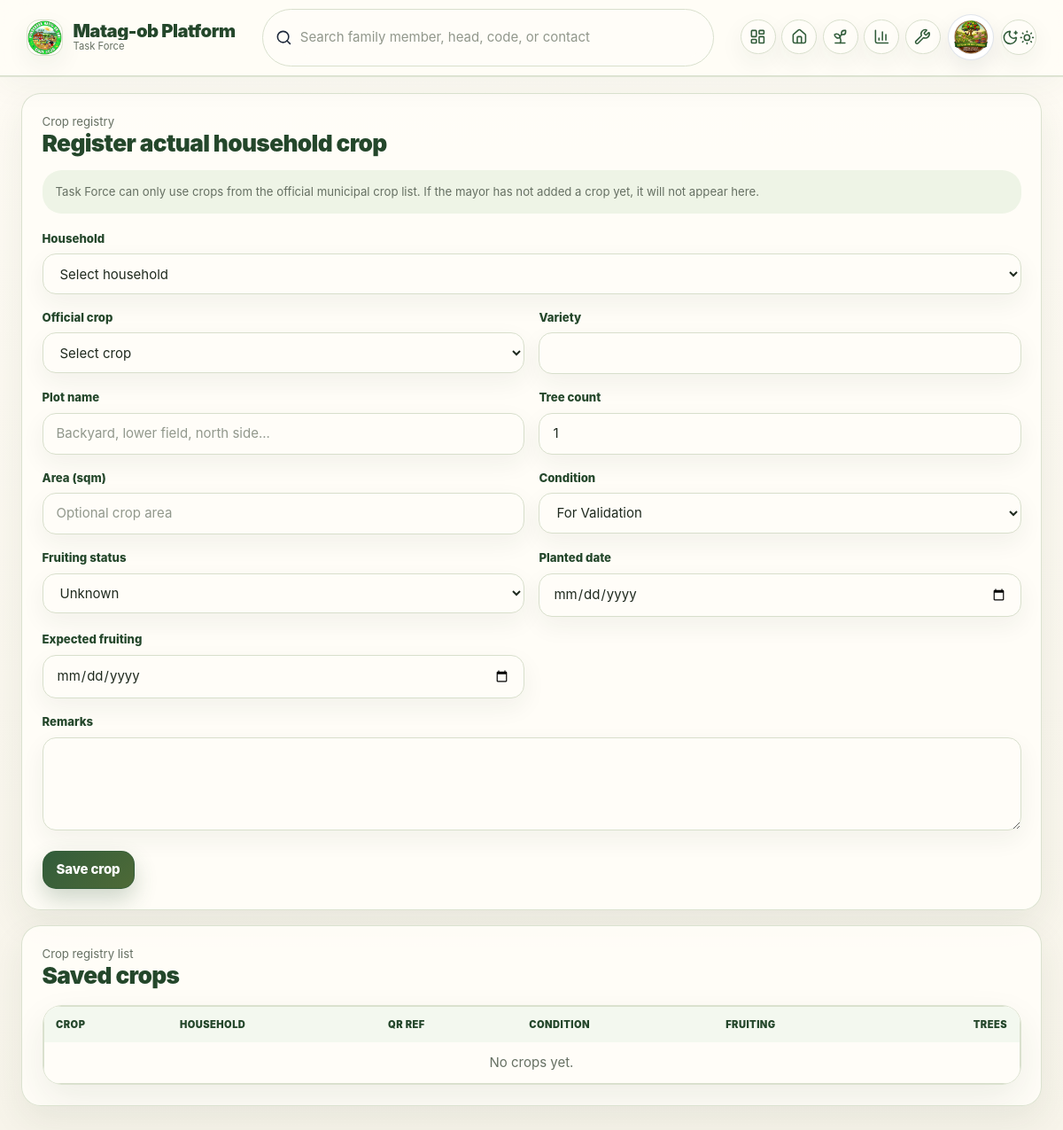
The app's page /modules/agri/crops/index.php (signed in) with its own data.
### tables this page shows
CREATE TABLE `system_settings` (
  `setting_id` int(11) NOT NULL,
  `setting_key` varchar(100) NOT NULL,
  `setting_value` text DEFAULT NULL,
  `description` varchar(255) DEFAULT NULL,
  `updated_at` timestamp NOT NULL DEFAULT current_timestamp() ON UPDATE current_timestamp()
);

### modules/agri/crops/index.php (the view, shortened to what the rows shown need)
<?php
require_once dirname(__DIR__, 3) . '/app/bootstrap.php';
require_once app_path('app/config/database.php'); app_require('app/includes/app_helpers.php');
$user = current_user();
$allOfficialRows = fetch_all_assoc($conn, "SELECT crop_id, crop_name, is_active FROM official_crops ORDER BY crop_name");
app_require('app/includes/header.php');
?>
<div class="grid gap-6 xl:grid-cols-[0.95fr_1.05fr]">
<?php if(in_array($user['role'],['mayor','admin'],true)): ?>
<section class="rounded-[2rem] border border-slate-200 dark:border-slate-800 bg-white dark:bg-slate-950 p-6 shadow-sm">
    <div class="text-sm text-slate-500">Mayor crop control</div>
    <h2 class="text-2xl font-black">Official municipal crop list</h2>
    <div class="mt-4 rounded-3xl bg-blue-50 dark:bg-blue-950/30 p-4 text-sm text-slate-600 dark:text-slate-300">Only crops added here will appear to the Task Force in profiling, crop registry, and monitoring. If the mayor does not add a crop, it will not show anywhere else.</div>
    <form method="POST" class="mt-5 flex gap-3">
        <input type="hidden" name="action" value="save_official_crop">
        <input name="crop_name" placeholder="Example: Guava, Apple, Cacao" class="flex-1 rounded-2xl border border-slate-300 dark:border-slate-700 bg-white dark:bg-slate-950 px-4 py-3">
        <button class="app-btn-primary">Add crop</button>
    </form>
    <div class="mt-5 space-y-3">
        <?php foreach($allOfficialRows as $row): ?>
            <form method="POST" class="flex items-center justify-between rounded-2xl border border-slate-200 dark:border-slate-800 px-4 py-3">
                <div><div class="font-semibold"><?= e($row['crop_name']) ?></div><div class="text-sm text-slate-500"><?= $row['is_active'] ? 'Visible to Task Force forms' : 'Hidden from Task Force forms' ?></div></div>
                <div class="flex items-center gap-3">
                    <?= $row['is_active'] ? '<span class="app-badge app-badge-emerald">Active</span>' : '<span class="app-badge app-badge-slate">Hidden</span>' ?>
                    <input type="hidden" name="action" value="toggle_official_crop"><input type="hidden" name="official_crop_id" value="<?= (int)$row['crop_id'] ?>">
                    <button class="app-btn-outline" type="submit"><?= $row['is_active'] ? 'Hide' : 'Show' ?></button>
                </div>
            </form>
        <?php endforeach; if(!$allOfficialRows): ?><div class="text-sm text-slate-500">No crops added yet.</div><?php endif; ?>
    </div>
</section>
<?php elseif(in_array($user['role'],['task_force','admin'],true)): ?>
<section class="rounded-[2rem] border border-slate-200 dark:border-slate-800 bg-white dark:bg-slate-950 p-6 shadow-sm">
    <h2 class="text-2xl font-black">Register actual household crop</h2>
</section>
<?php endif; ?>
<section class="rounded-[2rem] border border-slate-200 dark:border-slate-800 bg-white dark:bg-slate-950 p-6 shadow-sm">
    <h2 class="text-2xl font-black">Saved crops</h2>
    <div class="mt-5 overflow-hidden rounded-3xl border border-slate-200 dark:border-slate-800">
        <table class="min-w-full text-sm">
            <thead class="bg-slate-50 dark:bg-slate-900"><tr><th class="px-4 py-3 text-left">Crop</th><th class="px-4 py-3 text-left">Household</th><th class="px-4 py-3 text-left">QR ref</th><th class="px-4 py-3 text-left">Condition</th><th class="px-4 py-3 text-left">Fruiting</th><th class="px-4 py-3 text-right">Trees</th></tr></thead>
        </table>
    </div>
</section>
</div>

### app/includes/header.php (shortened to what the rows shown need)
<?php
require_once dirname(__DIR__, 2) . '/app/bootstrap.php';
require_once __DIR__ . '/app_helpers.php';
require_once __DIR__ . '/navigation.php';
$current_role = $_SESSION['role_code'] ?? '';
$current_uri = parse_url($_SERVER['REQUEST_URI'] ?? '', PHP_URL_PATH) ?? '';
$home_link = get_home_by_role($current_role);
$nav_groups = get_navigation_groups_by_role($current_role);
$conn = $conn ?? ($GLOBALS['conn'] ?? db_conn());
$navAttention = navigation_attention_counts($conn, $current_role);
$navAttentionDetails = navigation_attention_details($conn, $current_role);
$currentUser = current_user();
$user_avatar = user_avatar_url($currentUser['avatar_path'] ?? null);
$system_logo_url = system_logo_url($conn);
$app_name = system_title($conn);
$searchPlaceholder = function_exists('system_header_search_placeholder') ? system_header_search_placeholder($conn) : 'Search family member, head, code, or contact';
$searchPlaceholder = ($current_role === 'developer' || $current_role === 'admin') ? 'Search users, roles, departments, or logs' : $searchPlaceholder;
$enableHouseholdAutocomplete = !in_array($current_role, ['developer', 'admin'], true);
$role_title = role_label($current_role);
$role_nav = function_exists('navigation_role_config') ? navigation_role_config($current_role) : [];
$search_action = $role_nav['search'] ?? app_url('modules/agri/households/index.php');
?>
<!DOCTYPE html>
<html lang="en" class="h-full antialiased">
<head>
    <script src="https://cdn.tailwindcss.com"></script>
    <link rel="stylesheet" href="<?= e(app_url('assets/css/app.css')) ?>">
</head>
<body class="h-full text-slate-800 dark:text-slate-100 transition-colors duration-300">
<?php if (isset($_SESSION['user_id'])): ?>
<div class="min-h-screen app-shell">
    <header class="app-header sticky top-0 z-40 border-b">
        <div class="app-header-inner px-4 sm:px-6 lg:px-8 py-3">
            <div class="flex items-center gap-3 min-w-0">
                <a href="<?= e($home_link) ?>" class="flex items-center gap-3 min-w-0 shrink-0">
                    <span class="app-brand-mark"><img src="<?= e($system_logo_url) ?>" alt="Logo" class="h-full w-full object-cover" onerror="this.onerror=null;this.src='<?= e(app_url('assets/img/image.jpg')) ?>';"></span>
                    <span class="min-w-0 hidden sm:block">
                        <span class="block app-brand-title truncate"><?= e($app_name) ?></span><span class="block text-xs text-slate-500 truncate"><?= e($role_title) ?></span>
                    </span>
                </a>
            </div>
            <form action="<?= e($search_action) ?>" method="GET" class="app-global-search hidden md:flex" <?= $enableHouseholdAutocomplete ? 'data-household-autocomplete-form' : '' ?>>
                <i data-lucide="search" class="w-4 h-4 shrink-0"></i>
                <input type="text" name="q" placeholder="<?= e($searchPlaceholder) ?>" autocomplete="off" <?= $enableHouseholdAutocomplete ? 'data-household-autocomplete-input data-autocomplete-min="1"' : '' ?>>
            </form>
            <div class="app-header-actions">
                <nav class="app-top-nav hidden md:flex" aria-label="Primary navigation">
                    <a href="<?= e($home_link) ?>" class="app-top-nav-item <?= str_contains($current_uri, $home_link) ? 'is-active' : '' ?>" title="Dashboard" aria-label="Dashboard">
                        <i data-lucide="layout-dashboard" class="w-5 h-5"></i><span class="app-tooltip">Dashboard</span>
                    </a>
                    <?php foreach ($nav_groups as $idx => $group):
                        $groupItems = (is_array($group) && isset($group['items']) && is_array($group['items'])) ? $group['items'] : [];
                        $groupActive = false; foreach($groupItems as $gi){ if (!empty($gi['href']) && str_contains($current_uri, $gi['href'])) { $groupActive = true; break; } }
                        $menuId = 'navDrop'.$idx;
                        $groupAttention = navigation_group_attention($groupItems, $navAttentionDetails, (string)($group['label'] ?? 'menu'));
                        $groupCount = (int)($groupAttention['count'] ?? 0);
                        $groupNeedsAttention = $groupCount > 0;
                        $groupTooltip = (string)($group['label'] ?? 'Menu');
                        ?>
                        <div class="app-dropdown-wrap" data-dropdown-wrap>
                            <button type="button" class="app-top-nav-item <?= $groupActive ? 'is-active' : '' ?> <?= $groupNeedsAttention ? 'has-attention' : '' ?>" onclick="toggleDropdown('<?= $menuId ?>', this)" title="<?= e($groupTooltip) ?>" aria-label="<?= e($groupTooltip) ?>" aria-expanded="false" aria-controls="<?= $menuId ?>">
                                <i data-lucide="<?= e($group['icon']) ?>" class="w-5 h-5"></i>
                            </button>
                        </div>
                    <?php endforeach; ?>
                                    </nav>
                <div class="app-dropdown-wrap" data-dropdown-wrap>
                    <button type="button" class="app-user-trigger" onclick="toggleDropdown('profileMenu', this)" aria-expanded="false" aria-controls="profileMenu">
                        <img src="<?= e($user_avatar) ?>" alt="Profile" onerror="this.onerror=null;this.src='<?= e(app_url('assets/img/image.jpg')) ?>';" class="app-user-avatar">
                    </button>
                </div>
                <button type="button" onclick="toggleTheme()" class="icon-button" title="Toggle theme" aria-label="Toggle theme"><i data-lucide="moon-star" class="w-5 h-5 block dark:hidden"></i><i data-lucide="sun-medium" class="w-5 h-5 hidden dark:block"></i></button>
            </div>
        </div>
    </header>
    <main class="app-main px-4 sm:px-6 lg:px-8 py-6 space-y-6">
<?php endif; ?>

### records on screen
system_settings: setting_value (picture)
system_settings: setting_value "Matag-ob Platform"
system_settings: q "Search family member, head, code, or contact"

### other values on screen
$role_title "Task Force"
